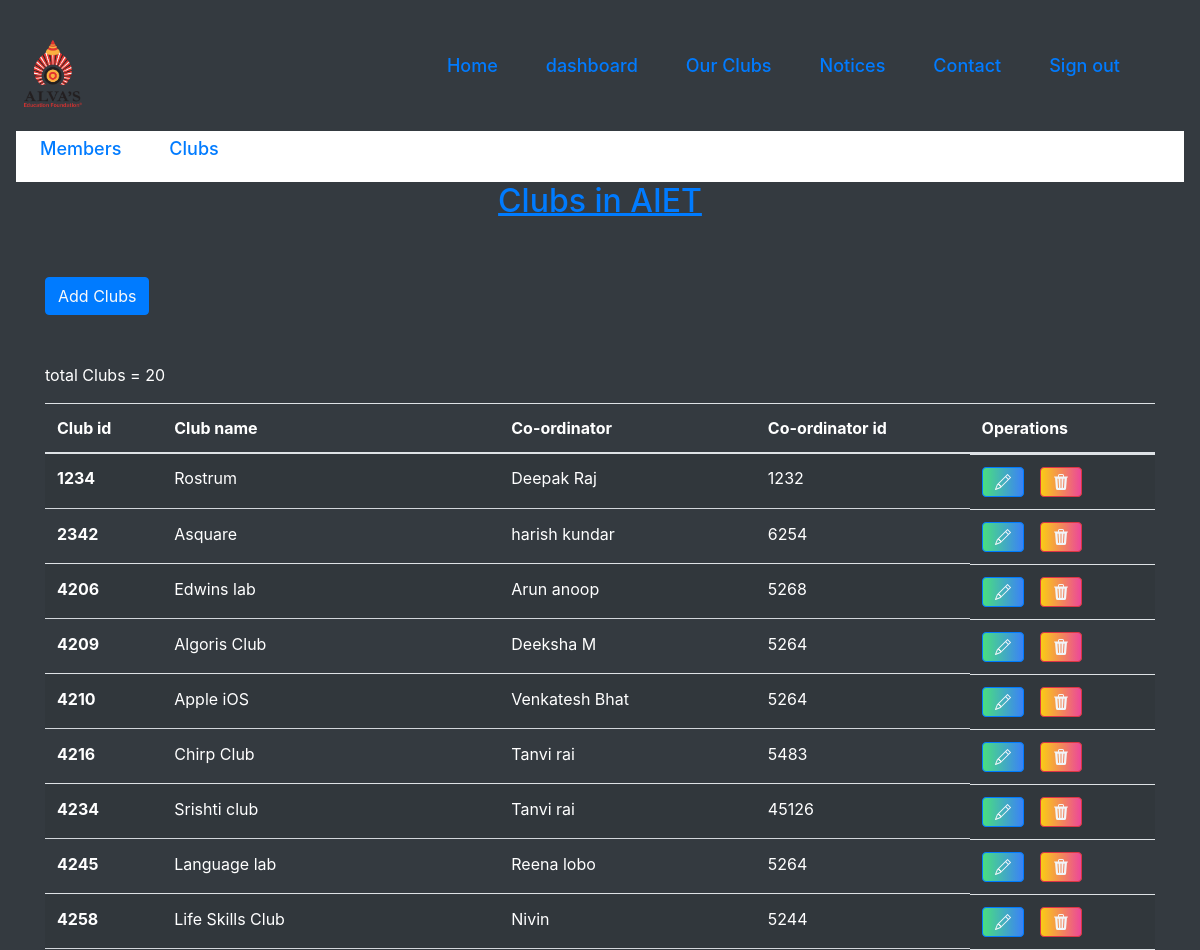
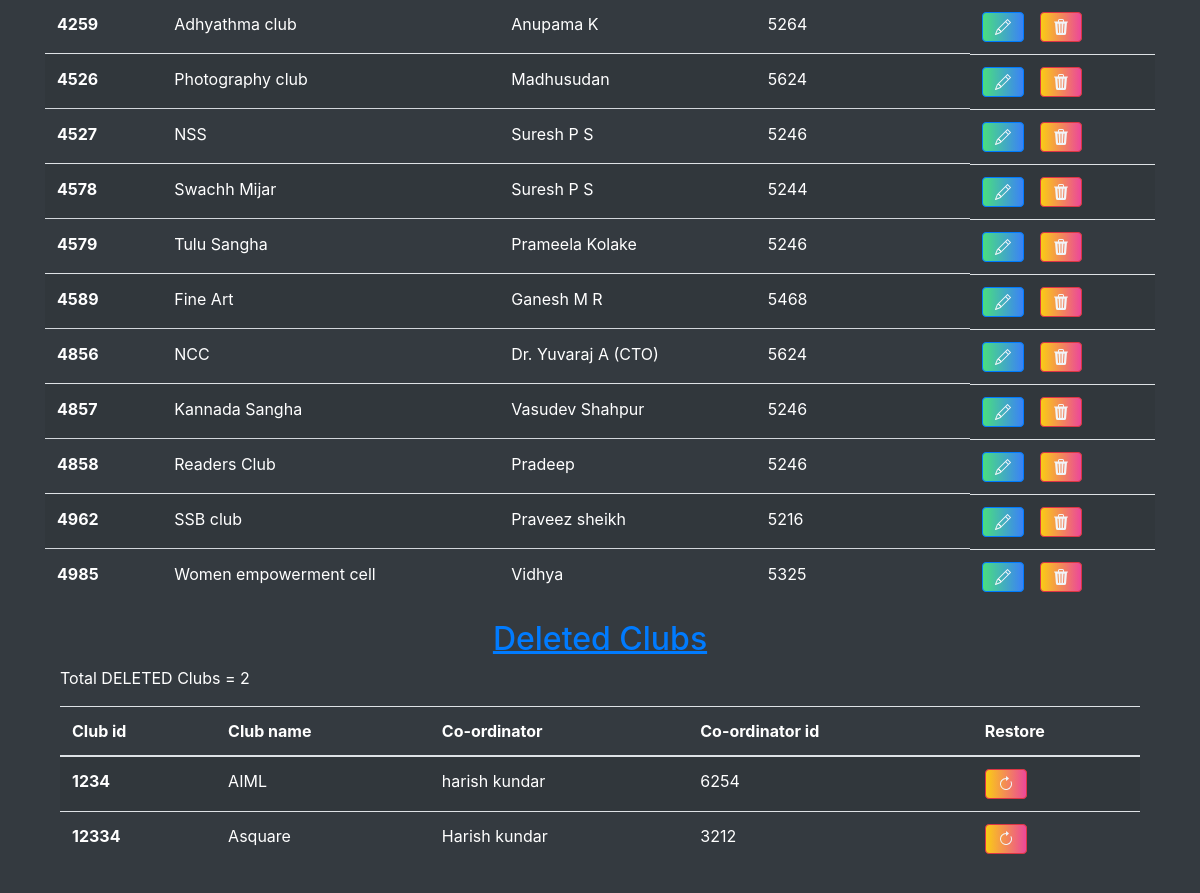
Page /dashboard/dashboard2.php on the committed database (2 pictures, top to bottom).
### tables this page shows
CREATE TABLE `clubinfo` (
  `club_id` int(4) NOT NULL,
  `club_name` varchar(30) NOT NULL,
  `co_ordinator` varchar(30) NOT NULL,
  `co_ordinator_id` int(4) NOT NULL
);

CREATE TABLE `backup` (
  `club_id` int(4) NOT NULL,
  `club_name` varchar(30) NOT NULL,
  `co_ordinator` varchar(30) NOT NULL,
  `co_ordinator_id` int(4) NOT NULL
);

### dashboard/clubs.php (the view, shortened to what this page needs)
<?php
include '../dbconnect.php';
?>
<!DOCTYPE html>
<html lang="en">
<head>
    <link rel="stylesheet" href="https://cdn.jsdelivr.net/npm/bootstrap@4.6.2/dist/css/bootstrap.min.css">
</head>
<body class="p-3 mb-2 bg-dark">
    <div class="container">
    <h2 class="underline underline-offset-1 text-center text-primary animate__animated animate__backInDown animate__animated ">Clubs in AIET</h2>
      <button class="btn btn-primary my-5"><a href="add_club.php" class="text-light"> Add Clubs</a>
    </button>
    <p class="text-white">total Clubs = <?php $p = "select count(*) as `count` from `clubinfo`"; $result= mysqli_query($conn,$p); $row = mysqli_fetch_assoc($result); echo $row['count'];?></p>
        <table class="table table-striped  text-white">
  <thead>
    <tr>
      <th scope="col">Club id</th>
      <th scope="col">Club name</th>
      <th scope="col">Co-ordinator</th>
      <th scope="col">Co-ordinator id</th>
      <th scope="col">Operations</th>
    </tr>
  </thead>
  <tbody>
  <?php
$sql ="Select * from `clubinfo`";
$result = mysqli_query($conn,$sql);
if($result){
    while($row=mysqli_fetch_assoc($result)){
          $club_id = $row['club_id'];
          $clubname = $row['club_name'];
          $coordinator = $row['co_ordinator'];
          $coid = $row['co_ordinator_id'];
          echo '
          <tr class="animate__animated animate__backInUp">
      <th scope="row">'.$club_id.'</th>
      <td>'.$clubname.'</td>
      <td>'.$coordinator.'</td>
      <td>'.$coid.'</td>
      <td class="flex space-x-4">
    <button class="btn btn-primary bg-gradient-to-r from-green-400 to-blue-500 hover:from-pink-500 hover:to-yellow-500 ..."><a href="club_update.php? updateid='.$club_id.'" class="text-slate-100 hover:text-black font-semibold"><svg xmlns="http://www.w3.org/2000/svg" width="16" height="16" fill="currentColor" class="bi bi-pencil" viewBox="0 0 16 16">
    <path d="M12.146.146a.5.5 0 0 1 .708 0l3 3a.5.5 0 0 1 0 .708l-10 10a.5.5 0 0 1-.168.11l-5 2a.5.5 0 0 1-.65-.65l2-5a.5.5 0 0 1 .11-.168l10-10zM11.207 2.5 13.5 4.793 14.793 3.5 12.5 1.207 11.207 2.5zm1.586 3L10.5 3.207 4 9.707V10h.5a.5.5 0 0 1 .5.5v.5h.5a.5.5 0 0 1 .5.5v.5h.293l6.5-6.5zm-9.761 5.175-.106.106-1.528 3.821 3.821-1.528.106-.106A.5.5 0 0 1 5 12.5V12h-.5a.5.5 0 0 1-.5-.5V11h-.5a.5.5 0 0 1-.468-.325z"/>
  </svg></a></button>
    <button class="btn btn-danger bg-gradient-to-r from-yellow-400 to-pink-500 hover:from-blue-500 hover:to-green-500 "><a href="delete_club.php? deleteid='.$club_id.'" class="text-slate-100 hover:text-black font-semibold"><svg xmlns="http://www.w3.org/2000/svg" width="16" height="16" fill="currentColor" class="bi bi-trash3-fill" viewBox="0 0 16 16">
    <path d="M11 1.5v1h3.5a.5.5 0 0 1 0 1h-.538l-.853 10.66A2 2 0 0 1 11.115 16h-6.23a2 2 0 0 1-1.994-1.84L2.038 3.5H1.5a.5.5 0 0 1 0-1H5v-1A1.5 1.5 0 0 1 6.5 0h3A1.5 1.5 0 0 1 11 1.5Zm-5 0v1h4v-1a.5.5 0 0 0-.5-.5h-3a.5.5 0 0 0-.5.5ZM4.5 5.029l.5 8.5a.5.5 0 1 0 .998-.06l-.5-8.5a.5.5 0 1 0-.998.06Zm6.53-.528a.5.5 0 0 0-.528.47l-.5 8.5a.5.5 0 0 0 .998.058l.5-8.5a.5.5 0 0 0-.47-.528ZM8 4.5a.5.5 0 0 0-.5.5v8.5a.5.5 0 0 0 1 0V5a.5.5 0 0 0-.5-.5Z"/>
  </svg></a></button>
</td>
      </tr>';
    }
}
?>
  </tbody>
</table>
<div>
    <?php
        include 'backup.php';
    ?>
</div>
    </div>
</body>
</html>

### dashboard/backup.php (shortened to what this page needs)
<?php
include '../dbconnect.php';
?>
<!DOCTYPE html>
<html lang="en">
<head>
    <link rel="stylesheet" href="https://cdn.jsdelivr.net/npm/bootstrap@4.6.2/dist/css/bootstrap.min.css">
    <link
    rel="stylesheet"
    href="https://cdnjs.cloudflare.com/ajax/libs/animate.css/4.1.1/animate.min.css"
  />
</head>
<body class="p-3 mb-2 bg-dark">
    <div class="container">
    <h2 class="underline underline-offset-1 text-center text-primary animate__animated animate__backInDown animate__animated ">Deleted Clubs</h2>
    <p class="text-white">Total DELETED Clubs = <?php $p = "select count(*) as `count` from `backup`"; $result= mysqli_query($conn,$p); $row = mysqli_fetch_assoc($result); echo $row['count'];?></p>
        <table class="table table-striped  text-white">
  <thead>
    <tr>
      <th scope="col">Club id</th>
      <th scope="col">Club name</th>
      <th scope="col">Co-ordinator</th>
      <th scope="col">Co-ordinator id</th>
      <th scope="col">Restore</th>
    </tr>
  </thead>
  <tbody>
  <?php
$sql ="Select * from `backup`";
$result = mysqli_query($conn,$sql);
if($result){
    while($row=mysqli_fetch_assoc($result)){
          $club_id = $row['club_id'];
          $clubname = $row['club_name'];
          $coordinator = $row['co_ordinator'];
          $coid = $row['co_ordinator_id'];
          echo '
          <tr class="animate__animated animate__backInUp">
      <th scope="row">'.$club_id.'</th>
      <td>'.$clubname.'</td>
      <td>'.$coordinator.'</td>
      <td>'.$coid.'</td>
      <td><button class="btn btn-danger bg-gradient-to-r from-yellow-400 to-pink-500 hover:from-blue-500 hover:to-green-500 "><a href="deletebackup.php? deleteid='.$club_id.'" class="text-slate-100 hover:text-black font-semibold"><svg xmlns="http://www.w3.org/2000/svg" width="16" height="16" fill="currentColor" class="bi bi-arrow-clockwise" viewBox="0 0 16 16"><path fill-rule="evenodd" d="M8 3a5 5 0 1 0 4.546 2.914.5.5 0 0 1 .908-.417A6 6 0 1 1 8 2v1z"/>
      <path d="M8 4.466V.534a.25.25 0 0 1 .41-.192l2.36 1.966c.12.1.12.284 0 .384L8.41 4.658A.25.25 0 0 1 8 4.466z"/>
    </svg></a></button>
</td>
      </tr>';
    }
}
?>
  </tbody>
</table>
    </div>
</body>
</html>

### rows in the picture
clubinfo: club_id "1234", club_name "Rostrum", co_ordinator "Deepak Raj", co_ordinator "1232"
clubinfo: club_id "2342", club_name "Asquare", co_ordinator "harish kundar", co_ordinator "6254"
clubinfo: club_id "4206", club_name "Edwins lab", co_ordinator "Arun anoop", co_ordinator "5268"
clubinfo: club_id "4209", club_name "Algoris Club", co_ordinator "Deeksha M", co_ordinator "5264"
clubinfo: club_id "4210", club_name "Apple iOS", co_ordinator "Venkatesh Bhat", co_ordinator "5264"
clubinfo: club_id "4216", club_name "Chirp Club", co_ordinator "Tanvi rai", co_ordinator "5483"
clubinfo: club_id "4234", club_name "Srishti club", co_ordinator "Tanvi rai", co_ordinator "45126"
clubinfo: club_id "4245", club_name "Language lab", co_ordinator "Reena lobo", co_ordinator "5264"
clubinfo: club_id "4258", club_name "Life Skills Club", co_ordinator "Nivin", co_ordinator "5244"
clubinfo: club_id "4259", club_name "Adhyathma club", co_ordinator "Anupama K", co_ordinator "5264"
clubinfo: club_id "4526", club_name "Photography club", co_ordinator "Madhusudan", co_ordinator "5624"
clubinfo: club_id "4527", club_name "NSS", co_ordinator "Suresh P S", co_ordinator "5246"
clubinfo: club_id "4578", club_name "Swachh Mijar", co_ordinator "Suresh P S", co_ordinator "5244"
clubinfo: club_id "4579", club_name "Tulu Sangha", co_ordinator "Prameela Kolake", co_ordinator "5246"
clubinfo: club_id "4589", club_name "Fine Art", co_ordinator "Ganesh M R", co_ordinator "5468"
clubinfo: club_id "4856", club_name "NCC", co_ordinator "Dr. Yuvaraj A (CTO)", co_ordinator "5624"
clubinfo: club_id "4857", club_name "Kannada Sangha", co_ordinator "Vasudev Shahpur", co_ordinator "5246"
clubinfo: club_id "4858", club_name "Readers Club", co_ordinator "Pradeep", co_ordinator "5246"
clubinfo: club_id "4962", club_name "SSB club", co_ordinator "Praveez sheikh", co_ordinator "5216"
clubinfo: club_id "4985", club_name "Women empowerment cell", co_ordinator "Vidhya", co_ordinator "5325"
backup: club_id "1234", club_name "AIML", co_ordinator "harish kundar", co_ordinator "6254"
backup: club_id "12334", club_name "Asquare", co_ordinator "Harish kundar", co_ordinator "3212"

### other values in the picture
$row['count'] "20"
$row['count'] "2"
